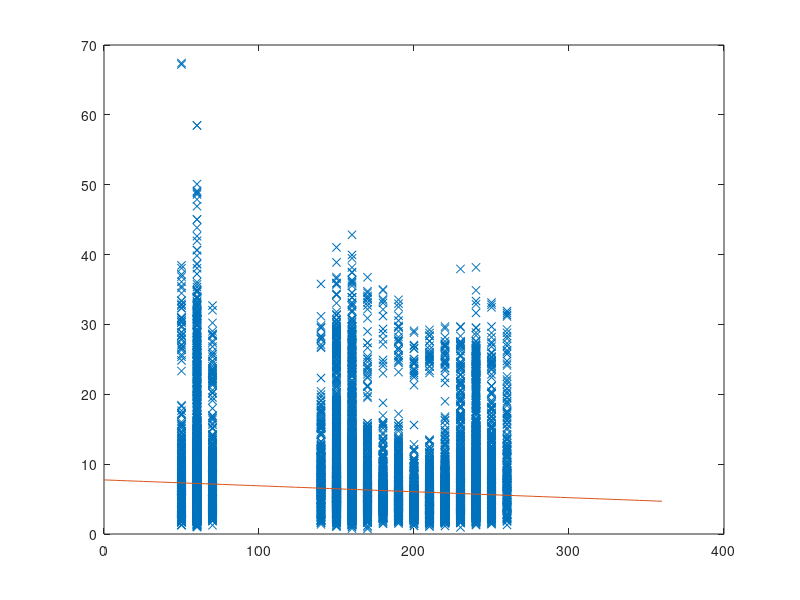

Write the MATLAB code that produced this figure.
clear;

data = load('2022-09_sensor-wind-p1.csv');
hypothesis = load('2022-09_wind-hypothesis.csv');

x_data = data(:,2);
y_data = data(:,3);

m = length(hypothesis(:,2));

x = linspace(0, 360);
y_0 = hypothesis(1, 2);
y_m = hypothesis(m, 2);
h = y_0 - ((y_0 - y_m) / 360) * x;

figure;
plot(x_data, y_data, 'x');
hold on;
plot(x, h);
